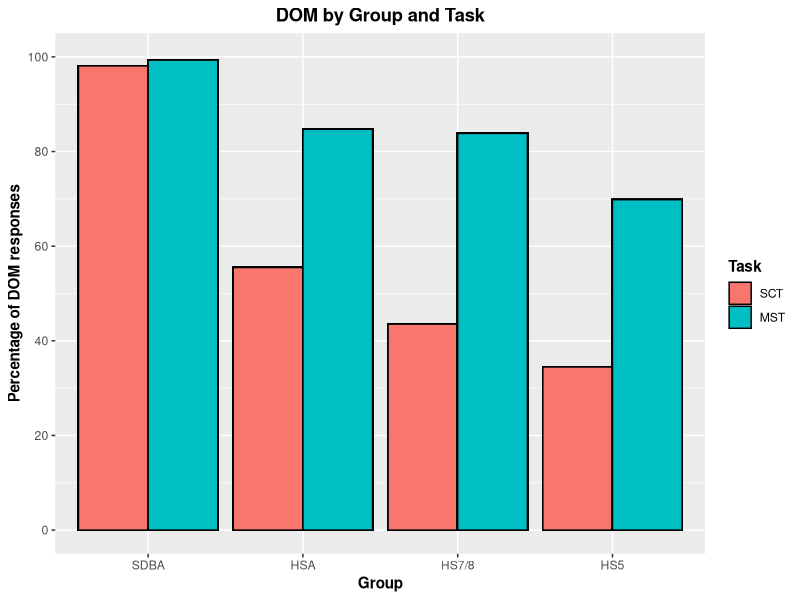

Write R code to recreate this figure.
library(tidyverse)
library(here)


# Load data
## EPT
SDB_SCT <- read_csv(here("./CSV Files/SDB/SDB DOM EPT.csv")) %>%
  filter(Item %in% c("EPT-02", "EPT-08", "EPT-12", "EPT-14", "EPT-20", "EPT-24", "EPT-26", "EPT-32", "EPT-38", "EPT-42")) %>% 
  mutate(Group = "SDBA",
         Task = "SCT")

HSA_SCT <- read_csv(here("./CSV Files/Adult HS/Adult HS DOM EPT.csv")) %>%
  filter(Item %in% c("EPT-02", "EPT-08", "EPT-12", "EPT-14", "EPT-20", "EPT-24", "EPT-26", "EPT-32", "EPT-38", "EPT-42")) %>%
  mutate(Group = "HSA",
         Task = "SCT")

DLI78_SCT <- read_csv(here("./CSV Files/DLI-78/DLI-78 DOM EPT.csv")) %>%
  mutate(Group = "HS7/8",
         Task = "SCT")

MLS78_SCT <- read_csv(here("./CSV Files/MLS-78/MLS-78 DOM EPT.csv")) %>%
  mutate(Group = "HS7/8",
         Task = "SCT")

DLI5_SCT <- read_csv(here("./CSV Files/DLI-5/DLI-5 DOM EPT.csv"))  %>%
  filter(Item %in% c("EPT-02", "EPT-08", "EPT-12", "EPT-14", "EPT-20", "EPT-24", "EPT-26", "EPT-32", "EPT-38", "EPT-42")) %>%
  mutate(Group = "HS5",
         Task = "SCT")

MLS5_SCT <- read_csv(here("./CSV Files/MLS-5/MLS-5 DOM EPT.csv")) %>%
  filter(Item %in% c("EPT-02", "EPT-08", "EPT-12", "EPT-14", "EPT-20", "EPT-24", "EPT-26", "EPT-32", "EPT-38", "EPT-42")) %>%
  mutate(Group = "HS5",
         Task = "SCT")


## FCT
SDB_MST <- read_csv(here("./CSV Files/SDB/SDB DOM FCT.csv")) %>% 
  mutate(Group = "SDBA",
         Task = "MST")

HSA_MST <- read_csv(here("./CSV Files/Adult HS/Adult HS DOM FCT.csv")) %>%
  mutate(Group = "HSA",
         Task = "MST")

DLI78_MST <- read_csv(here("./CSV Files/DLI-78/DLI-78 DOM FCT.csv")) %>% 
  mutate(Group = "HS7/8",
         Task = "MST")

MLS78_MST <- read_csv(here("./CSV Files/MLS-78/MLS-78 DOM FCT.csv")) %>% 
  mutate(Group = "HS7/8",
         Task = "MST")

DLI5_MST <- read_csv(here("./CSV Files/DLI-5/DLI-5 DOM FCT.csv"))  %>%
  mutate(Group = "HS5",
         Task = "MST")

MLS5_MST <- read_csv(here("./CSV Files/MLS-5/MLS-5 DOM FCT.csv")) %>%
  mutate(Group = "HS5",
         Task = "MST") 


## Join age group datasets
HS78_SCT <- rbind(DLI78_SCT, MLS78_SCT)
HS78_MST <- rbind(DLI78_MST, MLS78_MST)

HS5_SCT <- rbind(DLI5_SCT, MLS5_SCT)
HS5_MST <- rbind(DLI5_MST, MLS5_MST)


# Generate averages
SDB_SCT_Structure <- aggregate(SDB_SCT$DOM_Use, list(SDB_SCT$Structure), FUN = mean, na.rm = TRUE)
SDB_SCT_Structure <- SDB_SCT_Structure %>% rename(Structure_Avg = x)
SDB_SCT_Structure <- left_join(SDB_SCT, SDB_SCT_Structure, by = c("Structure" = "Group.1")) %>%  
  mutate(Structure_Percentage = Structure_Avg * 100)

SDB_MST_Structure <- aggregate(SDB_MST$DOM_Use, list(SDB_MST$Structure), FUN = mean, na.rm = TRUE)
SDB_MST_Structure <- SDB_MST_Structure %>% rename(Structure_Avg = x)
SDB_MST_Structure <- left_join(SDB_MST, SDB_MST_Structure, by = c("Structure" = "Group.1")) %>%  
  mutate(Structure_Percentage = Structure_Avg * 100)

HSA_SCT_Structure <- aggregate(HSA_SCT$DOM_Use, list(HSA_SCT$Structure), FUN = mean, na.rm = TRUE)
HSA_SCT_Structure <- HSA_SCT_Structure %>% rename(Structure_Avg = x)
HSA_SCT_Structure <- left_join(HSA_SCT, HSA_SCT_Structure, by = c("Structure" = "Group.1")) %>%  
  mutate(Structure_Percentage = Structure_Avg * 100)

HSA_MST_Structure <- aggregate(HSA_MST$DOM_Use, list(HSA_MST$Structure), FUN = mean, na.rm = TRUE)
HSA_MST_Structure <- HSA_MST_Structure %>% rename(Structure_Avg = x)
HSA_MST_Structure <- left_join(HSA_MST, HSA_MST_Structure, by = c("Structure" = "Group.1")) %>%  
  mutate(Structure_Percentage = Structure_Avg * 100)

HS78_SCT_Structure <- aggregate(HS78_SCT$DOM_Use, list(HS78_SCT$Structure), FUN = mean, na.rm = TRUE)
HS78_SCT_Structure <- HS78_SCT_Structure %>% rename(Structure_Avg = x)
HS78_SCT_Structure <- left_join(HS78_SCT, HS78_SCT_Structure, by = c("Structure" = "Group.1")) %>%  
  mutate(Structure_Percentage = Structure_Avg * 100)

HS78_MST_Structure <- aggregate(HS78_MST$DOM_Use, list(HS78_MST$Structure), FUN = mean, na.rm = TRUE)
HS78_MST_Structure <- HS78_MST_Structure %>% rename(Structure_Avg = x)
HS78_MST_Structure <- left_join(HS78_MST, HS78_MST_Structure, by = c("Structure" = "Group.1")) %>%  
  mutate(Structure_Percentage = Structure_Avg * 100)

HS5_SCT_Structure <- aggregate(HS5_SCT$DOM_Use, list(HS5_SCT$Structure), FUN = mean, na.rm = TRUE)
HS5_SCT_Structure <- HS5_SCT_Structure %>% rename(Structure_Avg = x)
HS5_SCT_Structure <- left_join(HS5_SCT, HS5_SCT_Structure, by = c("Structure" = "Group.1")) %>%  
  mutate(Structure_Percentage = Structure_Avg * 100)

HS5_MST_Structure <- aggregate(HS5_MST$DOM_Use, list(HS5_MST$Structure), FUN = mean, na.rm = TRUE)
HS5_MST_Structure <- HS5_MST_Structure %>% rename(Structure_Avg = x)
HS5_MST_Structure <- left_join(HS5_MST, HS5_MST_Structure, by = c("Structure" = "Group.1")) %>%  
  mutate(Structure_Percentage = Structure_Avg * 100)


# Join aggregate dataset
EPT <- rbind(SDB_SCT_Structure, HSA_SCT_Structure, HS78_SCT_Structure, HS5_SCT_Structure)
FCT <- rbind(SDB_MST_Structure, HSA_MST_Structure, HS78_MST_Structure, HS5_MST_Structure)

Aggregate <- rbind(EPT, FCT)
Aggregate$Group <- factor(Aggregate$Group, levels = c("SDBA", "HSA", "HS7/8", "HS5"))
Aggregate$Task <- factor(Aggregate$Task, levels = c("SCT", "MST"))


# Generate bar graph
Aggregate %>% 
  ggplot(aes(x = Group, y = Structure_Percentage, fill = Task)) + 
  geom_bar(position = "dodge", color = "black", stat = "identity") +
  scale_y_continuous(breaks = seq (0, 100, 20),
                     limits = c(0, 100)) +
  labs(x = "Group", y = "Percentage of DOM responses", fill = "Task", title = "DOM by Group and Task") +
  theme(axis.title = element_text(face = "bold"),
        plot.title = element_text(hjust = 0.5, face = "bold"),
        legend.title = element_text(face = "bold"))

